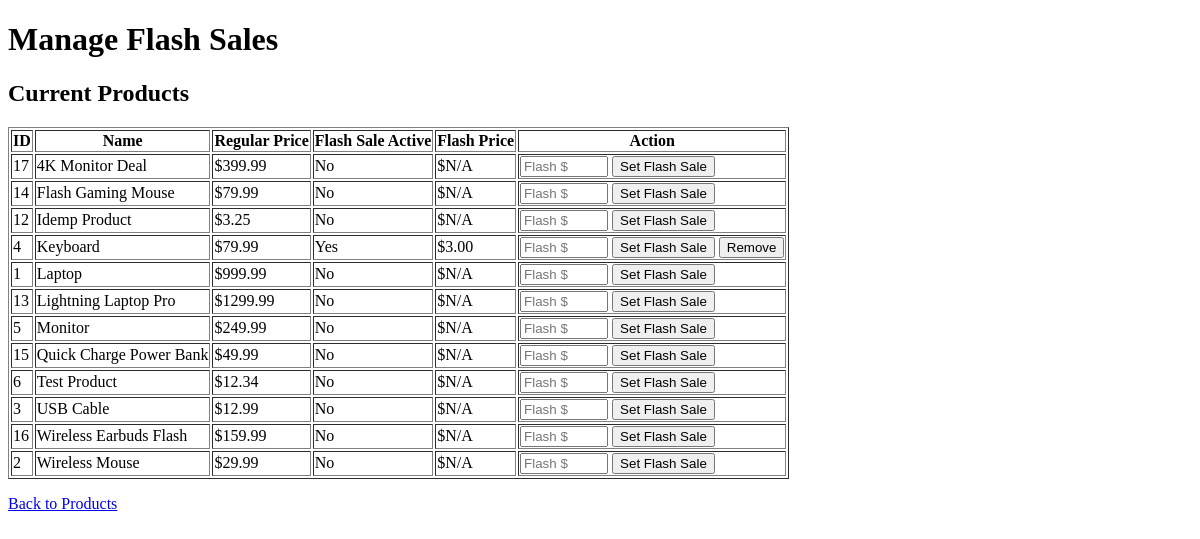
The page /admin/flash-sale on the database as committed earlier.
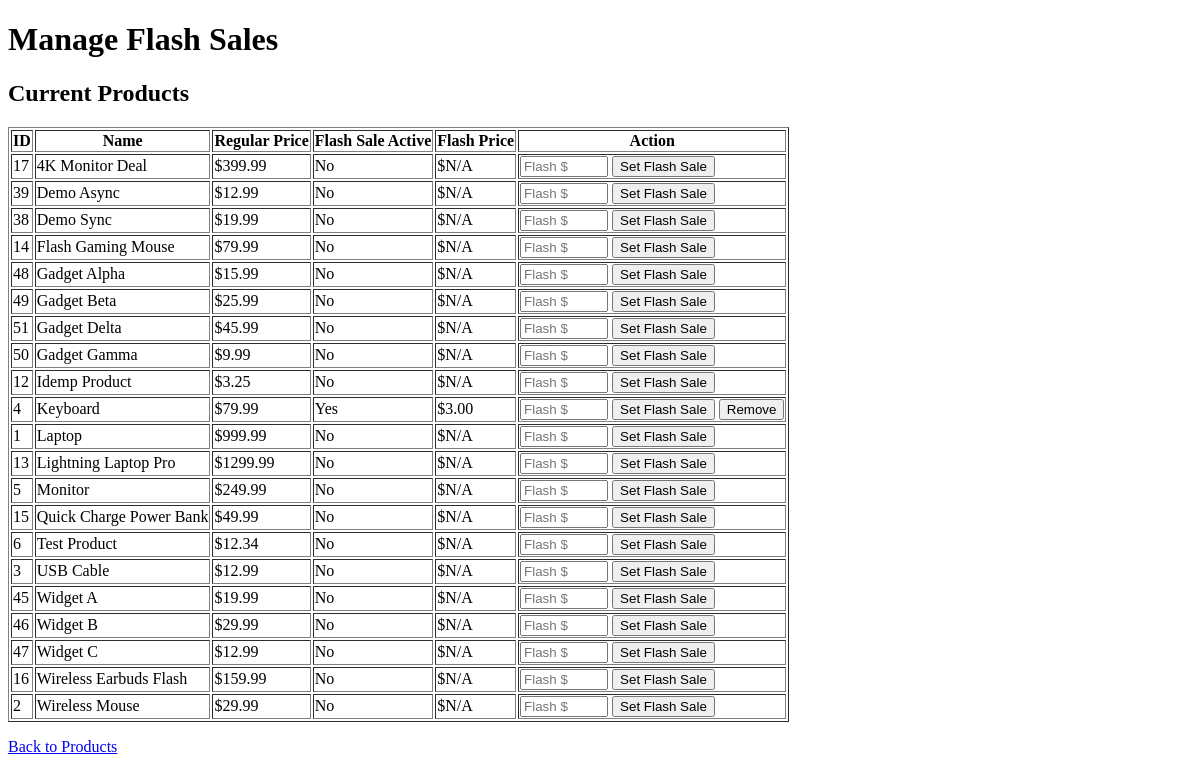
The same page on the database as committed later.
### tables this page shows
CREATE TABLE product (
	id INTEGER PRIMARY KEY AUTOINCREMENT,
	name TEXT NOT NULL UNIQUE,
    price_cents INTEGER NOT NULL CHECK(price_cents >= 0),
    stock INTEGER NOT NULL CHECK(stock >= 0),
    active INTEGER NOT NULL DEFAULT 1 CHECK(active IN (0,1)),
    -- NEW: Flash sale columns
    flash_sale_active INTEGER DEFAULT 0,
    flash_sale_price_cents INTEGER
, flash_price_cents INTEGER CHECK(flash_price_cents >= 0), sale_start TIMESTAMP, sale_end TIMESTAMP);

### src/app.py (the view)
    @app.get("/admin/flash-sale")
    def admin_flash_sale():
        conn = get_conn()
        try:
            cursor = conn.execute("""
                SELECT id, name, price_cents, flash_sale_active, flash_sale_price_cents
                FROM product
                WHERE active = 1
                ORDER BY name
            """)
            products = cursor.fetchall()
            return render_template("admin_flash_sale.html", products=products)
        finally:
            conn.close()

### src/dao.py (called while the page is built)
def get_connection(db_path: str) -> sqlite3.Connection:
    conn = sqlite3.connect(db_path)
    conn.row_factory = sqlite3.Row
    conn.execute("PRAGMA foreign_keys = ON")
    return conn

### src/templates/admin_flash_sale.html (shortened to what this page needs)
<!doctype html>
<html>
<head><title>Manage Flash Sales</title></head>
<body>
    <h1>Manage Flash Sales</h1>
    <h2>Current Products</h2>
    <table border="1">
        <tr>
            <th>ID</th>
            <th>Name</th>
            <th>Regular Price</th>
            <th>Flash Sale Active</th>
            <th>Flash Price</th>
            <th>Action</th>
        </tr>
        {% for p in products %}
        <tr>
            <td>{{ p.id }}</td>
            <td>{{ p.name }}</td>
            <td>${{ '%.2f' % (p.price_cents / 100.0) }}</td>
            <td>{{ 'Yes' if p.flash_sale_active else 'No' }}</td>
            <td>${{ '%.2f' % (p.flash_sale_price_cents / 100.0) if p.flash_sale_price_cents else 'N/A' }}</td>
            <td>
                <form method="post" action="/admin/flash-sale/set" style="display: inline;">
                    <input type="number" name="flash_price" placeholder="Flash $" step="0.01" style="width: 80px;">
                    <button type="submit">Set Flash Sale</button>
                </form>
                {% if p.flash_sale_active %}
                <form method="post" action="/admin/flash-sale/remove" style="display: inline;">
                    <button type="submit">Remove</button>
                </form>
                {% endif %}
            </td>
        </tr>
        {% endfor %}
    </table>
    <p><a href="/products">Back to Products</a></p>
</body>
</html>

Rows that differ between the two databases and show on the page:
added product: id "39", name "Demo Async", p.price_cents/100.0 "12.99", flash_sale_active "No", flash_sale_price_cents "N/A"
added product: id "38", name "Demo Sync", p.price_cents/100.0 "19.99", flash_sale_active "No", flash_sale_price_cents "N/A"
added product: id "48", name "Gadget Alpha", p.price_cents/100.0 "15.99", flash_sale_active "No", flash_sale_price_cents "N/A"
added product: id "49", name "Gadget Beta", p.price_cents/100.0 "25.99", flash_sale_active "No", flash_sale_price_cents "N/A"
added product: id "51", name "Gadget Delta", p.price_cents/100.0 "45.99", flash_sale_active "No", flash_sale_price_cents "N/A"
added product: id "50", name "Gadget Gamma", p.price_cents/100.0 "9.99", flash_sale_active "No", flash_sale_price_cents "N/A"
added product: id "45", name "Widget A", p.price_cents/100.0 "19.99", flash_sale_active "No", flash_sale_price_cents "N/A"
added product: id "46", name "Widget B", p.price_cents/100.0 "29.99", flash_sale_active "No", flash_sale_price_cents "N/A"
added product: id "47", name "Widget C", p.price_cents/100.0 "12.99", flash_sale_active "No", flash_sale_price_cents "N/A"
